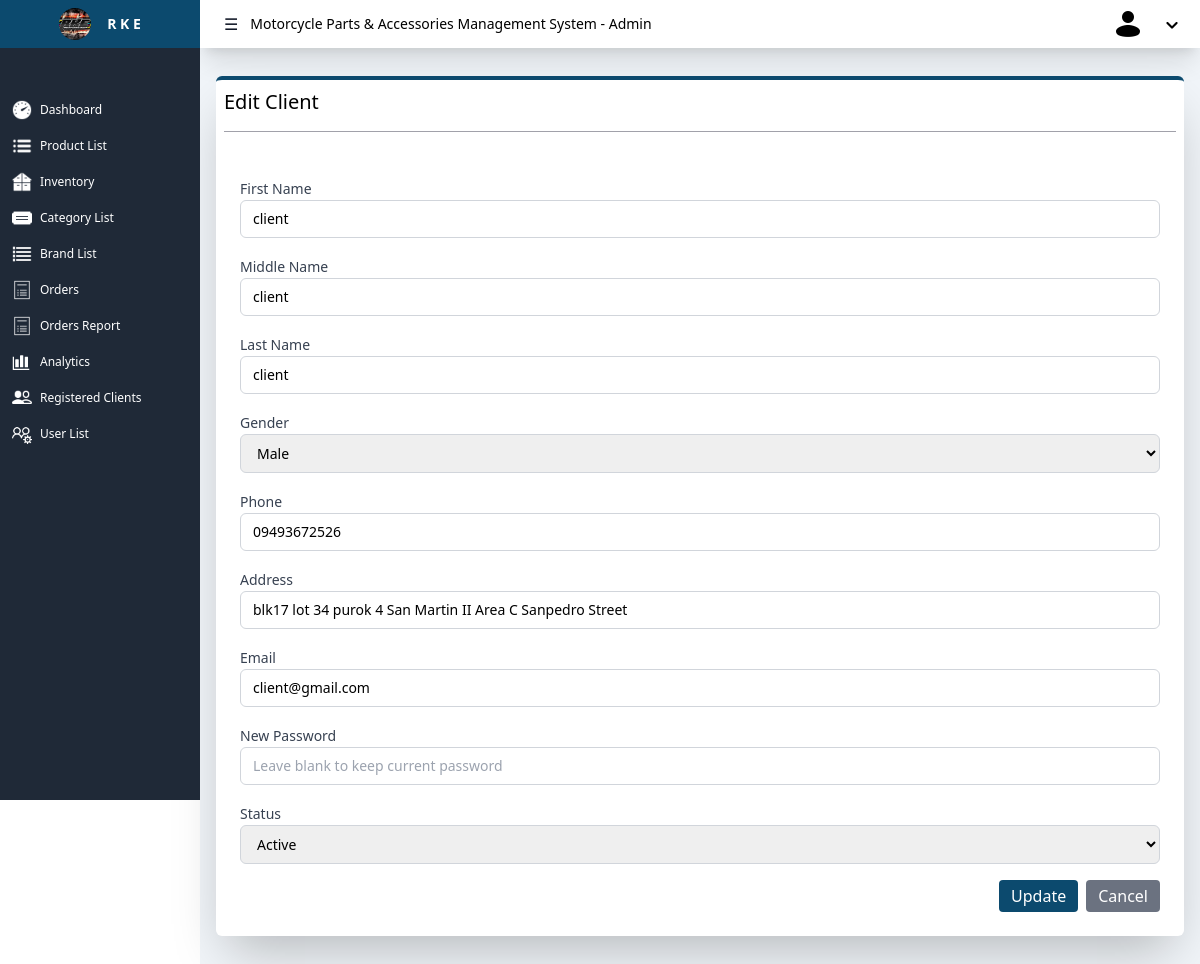
The app's page /admin/clients/manage_clients.php?id=1 with its own data.
### tables this page shows
CREATE TABLE `client_list` (
  `id` int(11) NOT NULL AUTO_INCREMENT,
  `firstname` varchar(50) NOT NULL,
  `middlename` varchar(50) DEFAULT NULL,
  `lastname` varchar(50) NOT NULL,
  `gender` enum('Male','Female') NOT NULL,
  `phone` varchar(15) NOT NULL,
  `address` text NOT NULL,
  `email` varchar(100) NOT NULL,
  `password` varchar(255) NOT NULL,
  `date_created` timestamp NOT NULL DEFAULT current_timestamp(),
  `reset_token` varchar(100) DEFAULT NULL,
  `status` enum('active','inactive') DEFAULT 'active',
  `is_active` tinyint(1) DEFAULT 1,
  `verified` tinyint(1) DEFAULT 0,
  `verify_token` varchar(255) DEFAULT NULL,
  `mobile_number` varchar(15) DEFAULT NULL,
  `otp` varchar(6) DEFAULT NULL,
  PRIMARY KEY (`id`)
);

### admin/clients/manage_clients.php (the view, shortened to what this page needs)
<?php
$servername = "localhost";
$username = "root";
$password = "";
$database = "wbsif_db";
$connection = new mysqli($servername, $username, $password, $database);
$firstname = "";
$middlename = "";
$lastname = "";
$gender = "";
$phone = "";
$address = "";
$email = "";
$status = "";
if ($_SERVER['REQUEST_METHOD'] == 'GET') {
    $id = $_GET["id"];
    $sql = "SELECT * FROM client_list WHERE id=$id";
    $result = $connection->query($sql);
    $row = $result->fetch_assoc();
    $firstname = $row["firstname"];
    $middlename = $row["middlename"];
    $lastname = $row["lastname"];
    $gender = $row["gender"];
    $phone = $row["phone"];
    $address = $row["address"];
    $email = $row["email"];
    $status = $row["status"];
}
?>
<!DOCTYPE html>
<html lang="en">
<head>
    <script src="https://cdn.tailwindcss.com"></script>
    <link rel="stylesheet" href="../assets/style.css">
</head>
<body class="relative">
    <div class="flex h-screen">
        <nav id="nav-left" class="nav-left bg-gray-800 z-50 lg:relative flex flex-col transition-all duration-300">
            <ul class="flex flex-col text-xs h-full">
                <div class="flex items-center justify-center text-center p-2 bg-sky-900">
                    <img src="../images/logo.jpg" class="w-8 h-8 rounded-full cursor-pointer">
                    <h1 class="ml-4 text-sm text-white font-bold nav-title">R K E</h1>
                </div>
                <li class="mt-4">
                    <a href="../dashboard/dashboard.php" class="nav-link flex items-center p-2 text-white hover:bg-gray-500 mt-7" data-href="dashboard.html">
                        <img src="../images/icons8-dashboard-50.png" class="w-5 h-5 mr-2 ml-1 filter brightness-0 invert">
                        <span>Dashboard</span>
                    </a>
                </li>
                <li>
                    <a href="../products/product_list.php" class="nav-link flex items-center p-2 text-white hover:bg-gray-500">
                        <img src="../images/icons8-bulleted-list-48.png" class="w-5 h-5 mr-2 ml-1 filter brightness-0 invert">
                        <span>Product List</span>
                    </a>
                </li>
                <li>
                    <a href="../inventory/product_stocks.php" class="nav-link flex items-center p-2 text-white hover:bg-gray-500">
                        <img src="../images/icons8-inventory-50.png" class="w-5 h-5 mr-2 ml-1 filter brightness-0 invert">
                        <span>Inventory</span>
                    </a>
                </li>
                <li>
                    <a href="../maintenance/list_of_category.php" class="nav-link flex items-center p-2 text-white hover:bg-gray-500">
                        <img src="../images/icons8-category-50 (1).png" class="w-5 h-5 mr-2 ml-1 filter brightness-0 invert">
                        <span>Category List</span>
                    </a>
                </li>
                <li>
                    <a href="../maintenance/list_of_brand.php" class="nav-link flex items-center p-2 text-white hover:bg-gray-500">
                        <img src="../images/icons8-list-50.png" class="w-5 h-5 mr-2 ml-1 filter brightness-0 invert">
                        <span>Brand List</span>
                    </a>
                </li>
                <li>
                    <a href="../orders/order_list.php" class="nav-link flex items-center p-2 text-white hover:bg-gray-500">
                        <img src="../images/icons8-order-50.png" class="w-5 h-5 mr-2 ml-1 filter brightness-0 invert">
                        <span>Orders</span>
                    </a>
                </li>
                <li>
                    <a href="../orders report/orders_report.php" class="nav-link flex items-center p-2 text-white hover:bg-gray-500">
                        <img src="../images/icons8-order-50.png" class="w-5 h-5 mr-2 ml-1 filter brightness-0 invert">
                        <span>Orders Report</span>
                    </a>
                </li>
                <li>
                    <a href="#" class="nav-link flex items-center p-2 text-white hover:bg-gray-500">
                        <img src="../images/icons8-analytics-30.png" class="w-5 h-5 mr-2 ml-1 filter brightness-0 invert">
                        <span>Analytics</span>
                    </a>
                </li>
                <li>
                    <a href="/wbsif/admin/clients/list_clients.php" class="nav-link flex items-center p-2 text-white hover:bg-gray-500">
                        <img src="../images/icons8-group-30.png" class="w-5 h-5 mr-2 ml-1 filter brightness-0 invert">
                        <span>Registered Clients</span>
                    </a>
                </li>
                <li>
                    <a href="../user/users.php" class="nav-link flex items-center p-2 text-white hover:bg-gray-500">
                        <img src="../images/icons8-users-settings-32.png" class="w-5 h-5 mr-2 ml-1 filter brightness-0 invert">
                        <span>User List</span>
                    </a>
                </li>
            </ul>
        </nav>
        <div class="flex flex-col flex-grow bg-slate-100">
            <div class="flex flex-col lg:flex-row shadow-xl p-2 bg-white">
                <div class="center-container flex items-center justify-start w-full lg:w-3/5">
                    <button class="hidden lg:block text-gray-900 p-1 ml-3" onclick="toggleNavLarge()">
                        ☰
                    </button>
                    <h1 class="text-black lg:text-sm hidden lg:block ml-2">Motorcycle Parts & Accessories Management System - Admin</h1>
                </div>
                <div class="dropdown-container flex items-center lg:w-1/5 ml-auto">
    <ul class="flex items-center w-full justify-end">
        <li class="list-none inline-block dropdown">
            <button class="dropbtn px-2 text-black flex items-center">
                <?php if (!empty($user_avatar)): ?>
                    <img src="<?php echo htmlspecialchars($user_avatar); ?>" alt="User Avatar" class="w-8 h-8 rounded-full mr-2">
                <?php else: ?>
                    <img src="../images/icons8-user-32.png" alt="Default Avatar" class="w-8 h-8 rounded-full mr-2">
                <?php endif; ?>
                <img src="../images/icons8-dropdown-24.png" class="ml-2" style="width: 1.5em; height: 1.5em; vertical-align: middle;">
            </button>
        </li>
    </ul>
</div>
            </div>
            <div>
                <div class="p-4 w-full h-full mt-3">
                    <div class="flex flex-col p-2 border-t-4 border-sky-900 rounded-md shadow-2xl bg-white">
                        <div class="flex items-center justify-between mb-4">
                            <h1 class="text-black text-xl">Edit Client</h1>
                        </div>
                        <div class="relative w-full mb-7">
                            <div class="absolute left-0 right-0 bottom-0 border-t border-zinc-400"></div>
                        </div>
                        <div class="container  p-4">
                                    <form method="post" action="">
                                        <div class="mb-4">
                                            <label class="form-label text-sm text-gray-700">First Name</label>
                                            <input type="text" name="firstname" class="w-full px-3 py-2 text-sm border border-gray-300 rounded-md focus:outline-none focus:ring-2 focus:ring-sky-600" value="<?php echo htmlspecialchars($firstname); ?>" required>
                                        </div>
                                        <div class="mb-4">
                                            <label class="form-label text-sm text-gray-700">Middle Name</label>
                                            <input type="text" name="middlename" class="w-full px-3 py-2 text-sm border border-gray-300 rounded-md focus:outline-none focus:ring-2 focus:ring-sky-600" value="<?php echo htmlspecialchars($middlename); ?>">
                                        </div>
                                        <div class="mb-4">
                                            <label class="form-label text-sm text-gray-700">Last Name</label>
                                            <input type="text" name="lastname" class="w-full px-3 py-2 text-sm border border-gray-300 rounded-md focus:outline-none focus:ring-2 focus:ring-sky-600" value="<?php echo htmlspecialchars($lastname); ?>" required>
                                        </div>
                                        <div class="mb-4">
                                            <label class="form-label text-sm text-gray-700">Gender</label>
                                            <select name="gender" class="w-full px-3 py-2 text-sm border border-gray-300 rounded-md focus:outline-none focus:ring-2 focus:ring-sky-600" required>
                                                <option value="Male" <?php if ($gender == 'Male') echo 'selected'; ?>>Male</option>
                                            </select>
                                        </div>
                                        <div class="mb-4">
                                            <label class="form-label text-sm text-gray-700">Phone</label>
                                            <input type="text" name="phone" class="w-full px-3 py-2 text-sm border border-gray-300 rounded-md focus:outline-none focus:ring-2 focus:ring-sky-600" value="<?php echo htmlspecialchars($phone); ?>" required>
                                        </div>
                                        <div class="mb-4">
                                            <label class="form-label text-sm text-gray-700">Address</label>
                                            <input type="text" name="address" class="w-full px-3 py-2 text-sm border border-gray-300 rounded-md focus:outline-none focus:ring-2 focus:ring-sky-600" value="<?php echo htmlspecialchars($address); ?>" required>
                                        </div>
                                        <div class="mb-4">
                                            <label class="form-label text-sm text-gray-700">Email</label>
                                            <input type="email" name="email" class="w-full px-3 py-2 text-sm border border-gray-300 rounded-md focus:outline-none focus:ring-2 focus:ring-sky-600" value="<?php echo htmlspecialchars($email); ?>" required>
                                        </div>
                                        <div class="mb-4">
                                            <label class="form-label text-sm text-gray-700">New Password</label>
                                            <input type="password" name="new_password" class="w-full px-3 py-2 text-sm border border-gray-300 rounded-md focus:outline-none focus:ring-2 focus:ring-sky-600" placeholder="Leave blank to keep current password">
                                        </div>
                                        <div class="mb-4">
                                            <label class="form-label text-sm text-gray-700">Status</label>
                                            <select name="status" class="w-full px-3 py-2 text-sm border border-gray-300 rounded-md focus:outline-none focus:ring-2 focus:ring-sky-600" required>
                                                <option value="Active" <?php if ($status == 'Active') echo 'selected'; ?>>Active</option>
                                            </select>
                                        </div>
                                        <div class="mt-4 flex justify-end">
                                            <button type="submit" class="bg-sky-900 text-white py-1 px-3 rounded hover:bg-sky-700">Update</button>
                                            <a href="/wbsif/admin/clients/list_clients.php" class="ml-2 bg-gray-500 text-white py-1 px-3 rounded hover:bg-gray-700">Cancel</a>
                                        </div>
                                    </form>
                                </div>
                            </div>
                        </div>
                    </div>
                </div>
            </div>
</body>
</html>

### admin/assets/style.css (style rules this page uses)
body, html { height: 100%; margin: 0; }
.nav-left { background-color: rgb(31 41 55); height: 100vh; transition: transform 0.3s ease-in-out, width 0.3s ease-in-out; position: fixed; top: 0; left: 0; transform: translateX(-100%); z-index: 40; }
@media (min-width: 1024px) { .nav-left { transform: translateX(0); width: 200px; position: relative; } }
.dropdown { position: relative; display: inline-block; }

### records on screen
client_list: firstname "client", middlename "client", lastname "client", gender "Male", phone "09493672526", address "blk17 lot 34 purok 4 San Martin II Area C Sanpedro Street", email "client@gmail.com"
